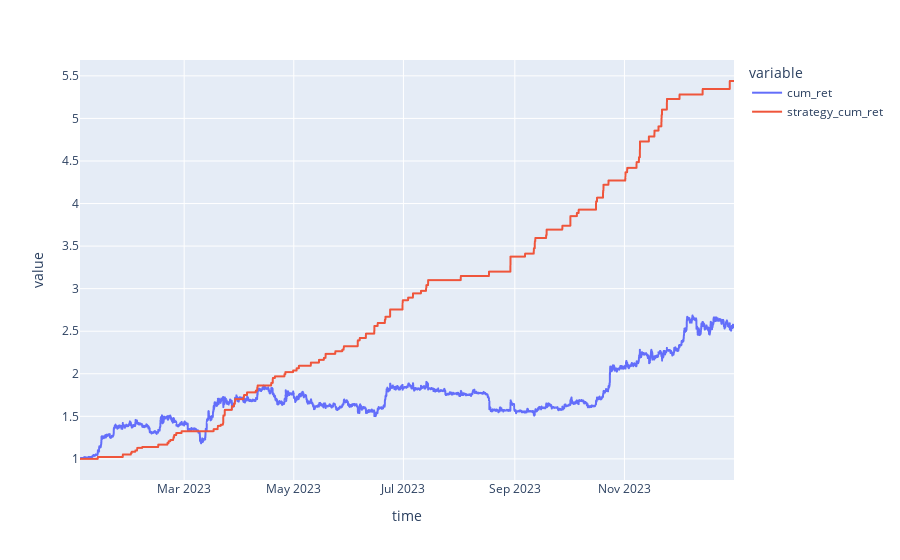

Notebook source saved alongside this figure:
### Markdown cell above
# Backtest

### Code cell
import plotly.express as px

backtest = pd.DataFrame()

backtest['return'] = rets
#backtest['pred'] = y_pred
backtest['proba'] = y_pred_proba[:,1]
backtest['pred'] = np.where(backtest['proba'] > 0.8, 1, np.where(backtest['proba']<0.2, -1, 0))

backtest['cum_ret'] = (1 + backtest['return']).cumprod()
backtest['strategy'] = backtest['return'] * backtest['pred']
backtest['strategy_cum_ret'] = (1 + backtest['strategy']).cumprod()


px.line(backtest[['cum_ret', 'strategy_cum_ret']])

### Figure 1 — Plotly figure (JSON) as saved in the notebook; plotly's stock layout.template omitted (floating-point values rounded to 4 significant figures; data arrays with more than 128 entries replaced by an {"elided": "..."} marker saying what was removed)
{"data": [{"hovertemplate": "variable=cum_ret<br>time=%{x}<br>value=%{y}<extra></extra>", "legendgroup": "cum_ret", "line": {"color": "#636efa", "dash": "solid"}, "marker": {"symbol": "circle"}, "mode": "lines", "name": "cum_ret", "showlegend": true, "type": "scattergl", "x": {"elided": "8734 str values"}, "xaxis": "x", "y": {"elided": "8734 float values"}, "yaxis": "y"}, {"hovertemplate": "variable=strategy_cum_ret<br>time=%{x}<br>value=%{y}<extra></extra>", "legendgroup": "strategy_cum_ret", "line": {"color": "#EF553B", "dash": "solid"}, "marker": {"symbol": "circle"}, "mode": "lines", "name": "strategy_cum_ret", "showlegend": true, "type": "scattergl", "x": {"elided": "8734 str values"}, "xaxis": "x", "y": {"elided": "8734 float values"}, "yaxis": "y"}], "layout": {"legend": {"title": {"text": "variable"}, "tracegroupgap": 0}, "margin": {"t": 60}, "xaxis": {"anchor": "y", "domain": [0, 1], "title": {"text": "time"}}, "yaxis": {"anchor": "x", "domain": [0, 1], "title": {"text": "value"}}}}
